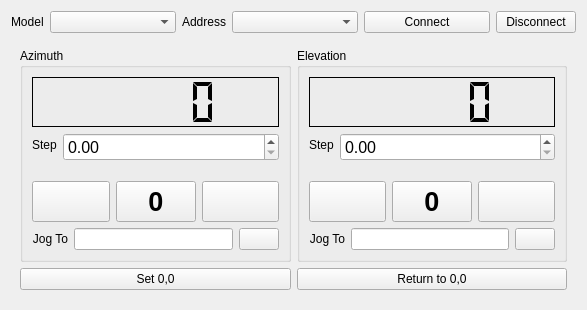
<?xml version="1.0" encoding="UTF-8"?>
<ui version="4.0">
 <class>PositionerWidget</class>
 <widget class="QWidget" name="PositionerWidget">
  <property name="geometry">
   <rect>
    <x>0</x>
    <y>0</y>
    <width>587</width>
    <height>310</height>
   </rect>
  </property>
  <property name="windowTitle">
   <string>Form</string>
  </property>
  <layout class="QVBoxLayout" name="verticalLayout_4" stretch="0,1">
   <item>
    <layout class="QHBoxLayout" name="horizontalLayout">
     <item>
      <widget class="QLabel" name="model_label">
       <property name="text">
        <string>Model</string>
       </property>
      </widget>
     </item>
     <item>
      <widget class="CategoryComboBox" name="model_cb">
       <property name="sizePolicy">
        <sizepolicy hsizetype="Preferred" vsizetype="Fixed">
         <horstretch>1</horstretch>
         <verstretch>0</verstretch>
        </sizepolicy>
       </property>
      </widget>
     </item>
     <item>
      <widget class="QLabel" name="address_label">
       <property name="text">
        <string>Address</string>
       </property>
      </widget>
     </item>
     <item>
      <widget class="QComboBox" name="address_cb">
       <property name="sizePolicy">
        <sizepolicy hsizetype="Preferred" vsizetype="Fixed">
         <horstretch>1</horstretch>
         <verstretch>0</verstretch>
        </sizepolicy>
       </property>
      </widget>
     </item>
     <item>
      <widget class="QPushButton" name="connect_btn">
       <property name="sizePolicy">
        <sizepolicy hsizetype="Minimum" vsizetype="Fixed">
         <horstretch>1</horstretch>
         <verstretch>0</verstretch>
        </sizepolicy>
       </property>
       <property name="text">
        <string>Connect</string>
       </property>
      </widget>
     </item>
     <item>
      <widget class="QPushButton" name="disconnect_btn">
       <property name="text">
        <string>Disconnect</string>
       </property>
      </widget>
     </item>
    </layout>
   </item>
   <item>
    <widget class="QWidget" name="controls_widget" native="true">
     <layout class="QVBoxLayout" name="controls_layout">
      <item>
       <layout class="QHBoxLayout" name="horizontalLayout_6">
        <item>
         <widget class="QGroupBox" name="az_gb">
          <property name="title">
           <string>Azimuth</string>
          </property>
          <layout class="QVBoxLayout" name="verticalLayout">
           <item>
            <widget class="QLCDNumber" name="current_az_lcd_num">
             <property name="sizePolicy">
              <sizepolicy hsizetype="Preferred" vsizetype="Fixed">
               <horstretch>0</horstretch>
               <verstretch>0</verstretch>
              </sizepolicy>
             </property>
             <property name="minimumSize">
              <size>
               <width>0</width>
               <height>50</height>
              </size>
             </property>
             <property name="frameShadow">
              <enum>QFrame::Plain</enum>
             </property>
             <property name="segmentStyle">
              <enum>QLCDNumber::Flat</enum>
             </property>
             <property name="intValue" stdset="0">
              <number>0</number>
             </property>
            </widget>
           </item>
           <item>
            <layout class="QFormLayout" name="formLayout">
             <property name="labelAlignment">
              <set>Qt::AlignRight|Qt::AlignTrailing|Qt::AlignVCenter</set>
             </property>
             <item row="0" column="0">
              <widget class="QLabel" name="az_step_label">
               <property name="text">
                <string>Step</string>
               </property>
              </widget>
             </item>
             <item row="0" column="1">
              <widget class="QDoubleSpinBox" name="az_step_dsb">
               <property name="sizePolicy">
                <sizepolicy hsizetype="Minimum" vsizetype="Preferred">
                 <horstretch>0</horstretch>
                 <verstretch>0</verstretch>
                </sizepolicy>
               </property>
               <property name="font">
                <font>
                 <pointsize>12</pointsize>
                </font>
               </property>
               <property name="maximum">
                <double>180.000000000000000</double>
               </property>
               <property name="singleStep">
                <double>0.500000000000000</double>
               </property>
              </widget>
             </item>
            </layout>
           </item>
           <item>
            <layout class="QHBoxLayout" name="horizontalLayout_2">
             <item>
              <widget class="QPushButton" name="az_left_btn">
               <property name="sizePolicy">
                <sizepolicy hsizetype="Expanding" vsizetype="Preferred">
                 <horstretch>0</horstretch>
                 <verstretch>0</verstretch>
                </sizepolicy>
               </property>
               <property name="text">
                <string/>
               </property>
               <property name="iconSize">
                <size>
                 <width>32</width>
                 <height>32</height>
                </size>
               </property>
               <property name="default">
                <bool>false</bool>
               </property>
               <property name="flat">
                <bool>false</bool>
               </property>
              </widget>
             </item>
             <item>
              <widget class="QPushButton" name="az_zero_btn">
               <property name="sizePolicy">
                <sizepolicy hsizetype="Expanding" vsizetype="Preferred">
                 <horstretch>0</horstretch>
                 <verstretch>0</verstretch>
                </sizepolicy>
               </property>
               <property name="font">
                <font>
                 <pointsize>20</pointsize>
                 <bold>true</bold>
                </font>
               </property>
               <property name="text">
                <string>0</string>
               </property>
               <property name="iconSize">
                <size>
                 <width>32</width>
                 <height>32</height>
                </size>
               </property>
              </widget>
             </item>
             <item>
              <widget class="QPushButton" name="az_right_btn">
               <property name="sizePolicy">
                <sizepolicy hsizetype="Expanding" vsizetype="Preferred">
                 <horstretch>0</horstretch>
                 <verstretch>0</verstretch>
                </sizepolicy>
               </property>
               <property name="text">
                <string/>
               </property>
               <property name="iconSize">
                <size>
                 <width>32</width>
                 <height>32</height>
                </size>
               </property>
              </widget>
             </item>
            </layout>
           </item>
           <item>
            <layout class="QHBoxLayout" name="horizontalLayout_4">
             <item>
              <widget class="QLabel" name="az_jog_to_label">
               <property name="text">
                <string>Jog To</string>
               </property>
               <property name="alignment">
                <set>Qt::AlignRight|Qt::AlignTrailing|Qt::AlignVCenter</set>
               </property>
              </widget>
             </item>
             <item>
              <widget class="QLineEdit" name="az_jog_to_le">
               <property name="sizePolicy">
                <sizepolicy hsizetype="Expanding" vsizetype="Preferred">
                 <horstretch>0</horstretch>
                 <verstretch>0</verstretch>
                </sizepolicy>
               </property>
              </widget>
             </item>
             <item>
              <widget class="QPushButton" name="az_jog_to_btn">
               <property name="text">
                <string/>
               </property>
               <property name="iconSize">
                <size>
                 <width>32</width>
                 <height>32</height>
                </size>
               </property>
              </widget>
             </item>
            </layout>
           </item>
          </layout>
         </widget>
        </item>
        <item>
         <widget class="QGroupBox" name="el_gb">
          <property name="title">
           <string>Elevation</string>
          </property>
          <layout class="QVBoxLayout" name="verticalLayout_2">
           <item>
            <widget class="QLCDNumber" name="current_el_lcd_num">
             <property name="sizePolicy">
              <sizepolicy hsizetype="Preferred" vsizetype="Fixed">
               <horstretch>0</horstretch>
               <verstretch>0</verstretch>
              </sizepolicy>
             </property>
             <property name="minimumSize">
              <size>
               <width>0</width>
               <height>50</height>
              </size>
             </property>
             <property name="frameShadow">
              <enum>QFrame::Plain</enum>
             </property>
             <property name="lineWidth">
              <number>1</number>
             </property>
             <property name="segmentStyle">
              <enum>QLCDNumber::Flat</enum>
             </property>
            </widget>
           </item>
           <item>
            <layout class="QFormLayout" name="formLayout_2">
             <property name="labelAlignment">
              <set>Qt::AlignRight|Qt::AlignTrailing|Qt::AlignVCenter</set>
             </property>
             <item row="0" column="0">
              <widget class="QLabel" name="el_step_label">
               <property name="text">
                <string>Step</string>
               </property>
              </widget>
             </item>
             <item row="0" column="1">
              <widget class="QDoubleSpinBox" name="el_step_dsb">
               <property name="sizePolicy">
                <sizepolicy hsizetype="Minimum" vsizetype="Preferred">
                 <horstretch>0</horstretch>
                 <verstretch>0</verstretch>
                </sizepolicy>
               </property>
               <property name="font">
                <font>
                 <pointsize>12</pointsize>
                </font>
               </property>
               <property name="maximum">
                <double>180.000000000000000</double>
               </property>
               <property name="singleStep">
                <double>0.500000000000000</double>
               </property>
              </widget>
             </item>
            </layout>
           </item>
           <item>
            <layout class="QHBoxLayout" name="horizontalLayout_3">
             <item>
              <widget class="QPushButton" name="el_ccw_btn">
               <property name="sizePolicy">
                <sizepolicy hsizetype="Expanding" vsizetype="Preferred">
                 <horstretch>0</horstretch>
                 <verstretch>0</verstretch>
                </sizepolicy>
               </property>
               <property name="text">
                <string/>
               </property>
               <property name="iconSize">
                <size>
                 <width>32</width>
                 <height>32</height>
                </size>
               </property>
              </widget>
             </item>
             <item>
              <widget class="QPushButton" name="el_0_btn">
               <property name="sizePolicy">
                <sizepolicy hsizetype="Expanding" vsizetype="Preferred">
                 <horstretch>0</horstretch>
                 <verstretch>0</verstretch>
                </sizepolicy>
               </property>
               <property name="font">
                <font>
                 <pointsize>20</pointsize>
                 <bold>true</bold>
                </font>
               </property>
               <property name="text">
                <string>0</string>
               </property>
              </widget>
             </item>
             <item>
              <widget class="QPushButton" name="el_cw_btn">
               <property name="sizePolicy">
                <sizepolicy hsizetype="Expanding" vsizetype="Preferred">
                 <horstretch>0</horstretch>
                 <verstretch>0</verstretch>
                </sizepolicy>
               </property>
               <property name="text">
                <string/>
               </property>
               <property name="iconSize">
                <size>
                 <width>32</width>
                 <height>32</height>
                </size>
               </property>
              </widget>
             </item>
            </layout>
           </item>
           <item>
            <layout class="QHBoxLayout" name="horizontalLayout_5">
             <item>
              <widget class="QLabel" name="el_jog_to_label">
               <property name="text">
                <string>Jog To</string>
               </property>
               <property name="alignment">
                <set>Qt::AlignRight|Qt::AlignTrailing|Qt::AlignVCenter</set>
               </property>
              </widget>
             </item>
             <item>
              <widget class="QLineEdit" name="el_jog_to_le">
               <property name="sizePolicy">
                <sizepolicy hsizetype="Expanding" vsizetype="Preferred">
                 <horstretch>0</horstretch>
                 <verstretch>0</verstretch>
                </sizepolicy>
               </property>
              </widget>
             </item>
             <item>
              <widget class="QPushButton" name="el_jog_to_btn">
               <property name="text">
                <string/>
               </property>
               <property name="iconSize">
                <size>
                 <width>32</width>
                 <height>32</height>
                </size>
               </property>
              </widget>
             </item>
            </layout>
           </item>
          </layout>
         </widget>
        </item>
       </layout>
      </item>
      <item>
       <layout class="QHBoxLayout" name="horizontalLayout_7">
        <item>
         <widget class="QPushButton" name="set_origin_btn">
          <property name="text">
           <string>Set 0,0</string>
          </property>
         </widget>
        </item>
        <item>
         <widget class="QPushButton" name="return_to_origin_btn">
          <property name="text">
           <string>Return to 0,0</string>
          </property>
         </widget>
        </item>
       </layout>
      </item>
     </layout>
    </widget>
   </item>
  </layout>
 </widget>
 <customwidgets>
  <customwidget>
   <class>CategoryComboBox</class>
   <extends>QComboBox</extends>
   <header>..widgets.category_combobox</header>
  </customwidget>
 </customwidgets>
 <resources/>
 <connections/>
</ui>
